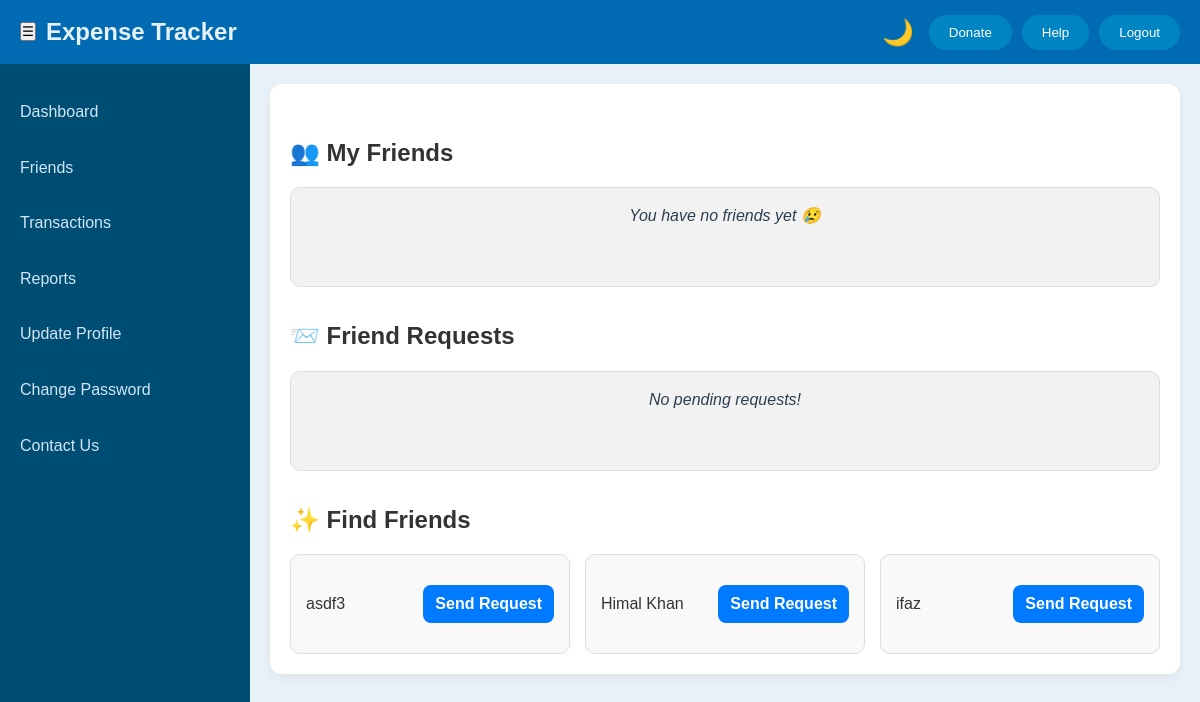
The app's page /friends/ (signed in) with its own data.
### mainapp/models.py (models this page shows)
class User(AbstractBaseUser, PermissionsMixin):
    name = models.CharField(max_length=255)
    email = models.EmailField(unique=True)
    username = models.CharField(max_length=100, unique=True)
    number = models.CharField(max_length=15)
    created_at = models.DateTimeField(auto_now_add=True)
    updated_at = models.DateTimeField(auto_now=True)
    is_admin = models.BooleanField(default=False)
    is_active = models.BooleanField(default=True)
    is_staff = models.BooleanField(default=False)
    objects = UserManager()
    USERNAME_FIELD = 'email'
    REQUIRED_FIELDS = ['username', 'name', 'number']

### friendship/views.py (the view)
# urls.py: path('', views.friends_page, name='friends_page'),
@login_required
def friends_page(request):
    user = request.user
    my_friends_qs = Friendship.objects.filter(user1=user) | Friendship.objects.filter(user2=user)
    my_friends = [f.user2 if f.user1 == user else f.user1 for f in my_friends_qs]
    friend_requests = FriendRequest.objects.filter(to_user=user, is_active=True, is_rejected=False)
    friend_ids = [f.id for f in my_friends]
    sent_request_ids = FriendRequest.objects.filter(from_user=user, is_active=True).values_list('to_user_id', flat=True)
    received_request_ids = FriendRequest.objects.filter(to_user=user, is_active=True).values_list('from_user_id', flat=True)
    exclude_ids = set(friend_ids) | set(sent_request_ids) | set(received_request_ids) | {user.id}
    suggestions = User.objects.exclude(id__in=exclude_ids)
    return render(request, 'friends/friends.html', {
        'my_friends': my_friends,
        'friend_requests': friend_requests,
        'suggestions': suggestions,
    })

### templates/FRIENDS/friends.html (shortened to what this page needs)
{% load static %}
<!DOCTYPE html>
<html lang="en">
<head>
    <link rel="stylesheet" href="{% static 'css/DASHBOARD/dashboard.css' %}">
    <link rel="stylesheet" href="{% static 'css/FRIENDS/friends.css' %}">
    <link rel="stylesheet" href="{% static 'css/DASHBOARD/theme.css' %}">
</head>
<body class="friends-page">
    <div class="container">
        <nav class="navbar">
            <div class="navbar-left">
                <button class="sidebar-button" id="toggleSidebar">☰</button>
                <span class="site-title">Expense Tracker</span>
            </div>
            <div class="navbar-right">
                <span id="themeToggle" onclick="toggleTheme()">🌙</span>
                <button class="donate-btn" id="donateButton">Donate</button>
                <button class="help-btn" id="helpButton">Help</button>
                <button class="logout-btn" id="logoutButton">Logout</button>
            </div>
        </nav>
        <div class="content-area">
            <aside class="sidebar" id="sidebar">
                <ul class="sidebar-menu">
                    <li><a href="{% url 'dashboard' %}">Dashboard</a></li>
                    <li><a href="{% url 'friends_page' %}">Friends</a>
                    <li><a href="#">Transactions</a></li>
                    <li><a href="#">Reports</a></li>
                    <li><a href="{% url 'update_profile_page' %}">Update Profile</a></li>
                    <li><a href="{% url 'setting' %}">Change Password</a></li>
                    <li><a href="{% url 'contact' %}">Contact Us</a></li>
                </ul>
            </aside>
            <main class="main-content">
                <div class="friends-container">
                    <h2>👥 My Friends</h2>
                    <div class="friend-grid">
                        {% for f in my_friends %}
                        <div class="friend-box">
                            <p>{{ f.username }}</p>
                        </div>
                        {% empty %}
                        <div class="friend-box empty">You have no friends yet 😢</div>
                        {% endfor %}
                    </div>
                    <h2>📨 Friend Requests</h2>
                    <div class="friend-grid">
                        {% for fr in friend_requests %}
                        <div class="friend-box row">
                            <p class="friend-name">{{ fr.from_user.username }}</p>
                            <div class="btn-group">
                                <a href="{% url 'confirm_friend_request' fr.id %}" class="btn accept">Accept</a>
                                <a href="{% url 'reject_friend_request' fr.id %}" class="btn decline">Decline</a>
                            </div>
                        </div>
                        {% empty %}
                        <div class="friend-box empty">No pending requests!</div>
                        {% endfor %}
                    </div>
                    <h2>✨ Find Friends</h2>
                    <div class="friend-grid">
                        {% for s in suggestions %}
                        <div class="friend-box row">
                            <p class="friend-name">{{ s.username }}</p>
                            <a href="{% url 'send_friend_request' s.id %}" class="btn send">Send Request</a>
                        </div>
                        {% empty %}
                        <div class="friend-box empty">No suggestions available.</div>
                        {% endfor %}
                    </div>
                </div>
            </main>
</body>
</html>

### static/css/DASHBOARD/dashboard.css (style rules this page uses)
* { margin: 0; padding: 0; box-sizing: border-box; }
body { font-family: Arial, sans-serif; line-height: 1.6; min-height: 100vh; display: flex; flex-direction: column; }
.navbar { display: flex; justify-content: space-between; align-items: center; height: 8vh; padding: 0 20px; }
.navbar-left { display: flex; align-items: center; }
.site-title { font-size: 24px; font-weight: bold; margin-left: 10px; color: #f0f0f0; }
.navbar-right button { border: none; padding: 10px 20px; margin-left: 10px; border-radius: 25px; cursor: pointer; transition: background-color 0.3s ease; }
.content-area { display: flex; flex-grow: 1; }
.sidebar { width: 250px; height: calc(100vh - 5vh); padding-top: 20px; position: fixed; transition: all 0.3s ease; cursor: pointer; }
.sidebar-menu { list-style: none; padding: 0; }
.sidebar-menu li a { color: white; text-decoration: none; display: block; padding: 15px 20px; transition: background-color 0.3s ease; }
.main-content { margin-left: 250px; padding: 20px; flex-grow: 1; }

### static/css/FRIENDS/friends.css (style rules this page uses)
:root { --primary-color: #0d6efd; --accept-color: #28a745; --decline-color: #dc3545; --send-color: #007bff; --bg-color: #ffffff; --box-bg: #f9f9f9; --empty-bg: #f2f2f2; --text-color: #333; --border-color: #ddd; --box-shadow: 0 4px 12px rgba(0, 0, 0, 0.05); }
.friends-container { padding: 20px; background-color: var(--bg-color); border-radius: 12px; box-shadow: var(--box-shadow); max-width: 100%; }
.friends-container h2 { margin-top: 30px; margin-bottom: 15px; color: var(--text-color); }
.friend-grid { display: grid; grid-template-columns: repeat(auto-fit, minmax(220px, 1fr)); gap: 15px; }
.friend-box { padding: 15px; border: 1px solid var(--border-color); border-radius: 10px; background-color: var(--box-bg); display: flex; flex-direction: column; justify-content: space-between; min-height: 100px; transition: box-shadow 0.3s ease-in-out; }
.friend-box.empty { text-align: center; font-style: italic; background-color: var(--empty-bg); }
.btn { padding: 6px 12px; border: none; border-radius: 8px; color: white; text-decoration: none; text-align: center; font-weight: bold; cursor: pointer; transition: background-color 0.3s ease; }
.send { background-color: var(--send-color); margin-top: 10px; }
.friend-box.row { flex-direction: row; align-items: center; justify-content: space-between; }
.friend-box.row .friend-name { margin: 0; font-weight: 500; color: var(--text-color); }
.friend-box.row .btn { margin-top: 0; }

### static/css/DASHBOARD/theme.css (style rules this page uses)
body { transition: background-color 0.4s ease, color 0.4s ease; }
body:not(.dark-mode) { background-color: #e8f1f8; color: #2c3e50; }
body:not(.dark-mode) .navbar { background-color: #006bb3; color: white; }
body:not(.dark-mode) .navbar-right { display: flex; justify-content: center; align-items: center; }
body:not(.dark-mode) .navbar-right span { background-color: transparent; color: white; cursor: pointer; font-size: 1.6rem; margin-right: 5px; transition: transform 0.2s ease; }
body:not(.dark-mode) .navbar-right button { background-color: #0085c2; color: white; }
body:not(.dark-mode) .sidebar { background-color: #004d73; color: white; }
body:not(.dark-mode) .sidebar-menu li a { color: #cfe7f8; }
body:not(.dark-mode) .site-title { color: #e6f1f9; }

### records on screen
User: username "asdf3"
User: username "Himal Khan"
User: username "ifaz"
